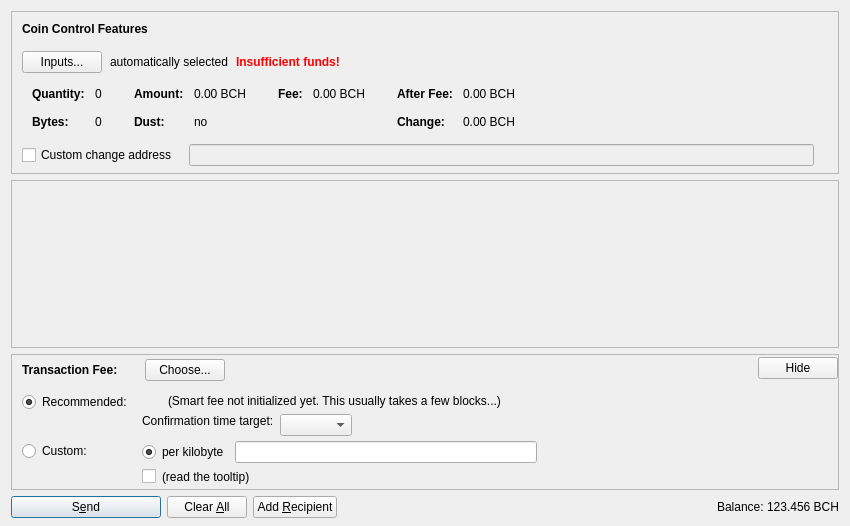
<?xml version="1.0" encoding="UTF-8"?>
<ui version="4.0">
 <class>SendCoinsDialog</class>
 <widget class="QDialog" name="SendCoinsDialog">
  <property name="geometry">
   <rect>
    <x>0</x>
    <y>0</y>
    <width>850</width>
    <height>526</height>
   </rect>
  </property>
  <property name="windowTitle">
   <string>Send Coins</string>
  </property>
  <layout class="QVBoxLayout" name="verticalLayout" stretch="0,1,0,0">
   <property name="bottomMargin">
    <number>8</number>
   </property>
   <item>
    <widget class="QFrame" name="frameCoinControl">
     <property name="sizePolicy">
      <sizepolicy hsizetype="Expanding" vsizetype="Expanding">
       <horstretch>0</horstretch>
       <verstretch>0</verstretch>
      </sizepolicy>
     </property>
     <property name="maximumSize">
      <size>
       <width>16777215</width>
       <height>16777215</height>
      </size>
     </property>
     <property name="frameShape">
      <enum>QFrame::StyledPanel</enum>
     </property>
     <property name="frameShadow">
      <enum>QFrame::Sunken</enum>
     </property>
     <layout class="QVBoxLayout" name="verticalLayoutCoinControl2">
      <property name="spacing">
       <number>0</number>
      </property>
      <property name="leftMargin">
       <number>0</number>
      </property>
      <property name="topMargin">
       <number>0</number>
      </property>
      <property name="rightMargin">
       <number>0</number>
      </property>
      <property name="bottomMargin">
       <number>6</number>
      </property>
      <item>
       <layout class="QVBoxLayout" name="verticalLayoutCoinControl" stretch="0,0,0,0,1">
        <property name="spacing">
         <number>0</number>
        </property>
        <property name="leftMargin">
         <number>10</number>
        </property>
        <property name="topMargin">
         <number>10</number>
        </property>
        <item>
         <layout class="QHBoxLayout" name="horizontalLayoutCoinControl1">
          <property name="bottomMargin">
           <number>15</number>
          </property>
          <item>
           <widget class="QLabel" name="labelCoinControlFeatures">
            <property name="sizePolicy">
             <sizepolicy hsizetype="Preferred" vsizetype="Maximum">
              <horstretch>0</horstretch>
              <verstretch>0</verstretch>
             </sizepolicy>
            </property>
            <property name="font">
             <font>
              <weight>75</weight>
              <bold>true</bold>
             </font>
            </property>
            <property name="styleSheet">
             <string notr="true">font-weight:bold;</string>
            </property>
            <property name="text">
             <string>Coin Control Features</string>
            </property>
           </widget>
          </item>
         </layout>
        </item>
        <item>
         <layout class="QHBoxLayout" name="horizontalLayoutCoinControl2" stretch="0,0,0,0">
          <property name="spacing">
           <number>8</number>
          </property>
          <property name="bottomMargin">
           <number>10</number>
          </property>
          <item>
           <widget class="QPushButton" name="pushButtonCoinControl">
            <property name="styleSheet">
             <string notr="true"/>
            </property>
            <property name="text">
             <string>Inputs...</string>
            </property>
            <property name="autoDefault">
             <bool>false</bool>
            </property>
           </widget>
          </item>
          <item>
           <widget class="QLabel" name="labelCoinControlAutomaticallySelected">
            <property name="text">
             <string>automatically selected</string>
            </property>
            <property name="margin">
             <number>5</number>
            </property>
           </widget>
          </item>
          <item>
           <widget class="QLabel" name="labelCoinControlInsuffFunds">
            <property name="font">
             <font>
              <weight>75</weight>
              <bold>true</bold>
             </font>
            </property>
            <property name="styleSheet">
             <string notr="true">color:red;font-weight:bold;</string>
            </property>
            <property name="text">
             <string>Insufficient funds!</string>
            </property>
            <property name="margin">
             <number>5</number>
            </property>
           </widget>
          </item>
          <item>
           <spacer name="horizontalSpacerCoinControl">
            <property name="orientation">
             <enum>Qt::Horizontal</enum>
            </property>
            <property name="sizeHint" stdset="0">
             <size>
              <width>40</width>
              <height>1</height>
             </size>
            </property>
           </spacer>
          </item>
         </layout>
        </item>
        <item>
         <widget class="QWidget" name="widgetCoinControl" native="true">
          <property name="sizePolicy">
           <sizepolicy hsizetype="Preferred" vsizetype="Preferred">
            <horstretch>0</horstretch>
            <verstretch>0</verstretch>
           </sizepolicy>
          </property>
          <property name="minimumSize">
           <size>
            <width>0</width>
            <height>0</height>
           </size>
          </property>
          <property name="styleSheet">
           <string notr="true"/>
          </property>
          <layout class="QHBoxLayout" name="horizontalLayoutCoinControl5">
           <property name="leftMargin">
            <number>0</number>
           </property>
           <property name="topMargin">
            <number>0</number>
           </property>
           <property name="rightMargin">
            <number>0</number>
           </property>
           <property name="bottomMargin">
            <number>0</number>
           </property>
           <item>
            <layout class="QHBoxLayout" name="horizontalLayoutCoinControl3" stretch="0,0,0,1">
             <property name="spacing">
              <number>20</number>
             </property>
             <property name="topMargin">
              <number>0</number>
             </property>
             <property name="bottomMargin">
              <number>10</number>
             </property>
             <item>
              <layout class="QFormLayout" name="formLayoutCoinControl1">
               <property name="horizontalSpacing">
                <number>10</number>
               </property>
               <property name="verticalSpacing">
                <number>14</number>
               </property>
               <property name="leftMargin">
                <number>10</number>
               </property>
               <property name="topMargin">
                <number>4</number>
               </property>
               <property name="rightMargin">
                <number>6</number>
               </property>
               <item row="0" column="0">
                <widget class="QLabel" name="labelCoinControlQuantityText">
                 <property name="font">
                  <font>
                   <weight>75</weight>
                   <bold>true</bold>
                  </font>
                 </property>
                 <property name="text">
                  <string>Quantity:</string>
                 </property>
                 <property name="margin">
                  <number>0</number>
                 </property>
                </widget>
               </item>
               <item row="0" column="1">
                <widget class="QLabel" name="labelCoinControlQuantity">
                 <property name="cursor">
                  <cursorShape>IBeamCursor</cursorShape>
                 </property>
                 <property name="contextMenuPolicy">
                  <enum>Qt::ActionsContextMenu</enum>
                 </property>
                 <property name="text">
                  <string notr="true">0</string>
                 </property>
                 <property name="margin">
                  <number>0</number>
                 </property>
                 <property name="textInteractionFlags">
                  <set>Qt::LinksAccessibleByMouse|Qt::TextSelectableByKeyboard|Qt::TextSelectableByMouse</set>
                 </property>
                </widget>
               </item>
               <item row="1" column="0">
                <widget class="QLabel" name="labelCoinControlBytesText">
                 <property name="font">
                  <font>
                   <weight>75</weight>
                   <bold>true</bold>
                  </font>
                 </property>
                 <property name="text">
                  <string>Bytes:</string>
                 </property>
                </widget>
               </item>
               <item row="1" column="1">
                <widget class="QLabel" name="labelCoinControlBytes">
                 <property name="cursor">
                  <cursorShape>IBeamCursor</cursorShape>
                 </property>
                 <property name="contextMenuPolicy">
                  <enum>Qt::ActionsContextMenu</enum>
                 </property>
                 <property name="text">
                  <string notr="true">0</string>
                 </property>
                 <property name="textInteractionFlags">
                  <set>Qt::LinksAccessibleByMouse|Qt::TextSelectableByKeyboard|Qt::TextSelectableByMouse</set>
                 </property>
                </widget>
               </item>
              </layout>
             </item>
             <item>
              <layout class="QFormLayout" name="formLayoutCoinControl2">
               <property name="horizontalSpacing">
                <number>10</number>
               </property>
               <property name="verticalSpacing">
                <number>14</number>
               </property>
               <property name="leftMargin">
                <number>6</number>
               </property>
               <property name="topMargin">
                <number>4</number>
               </property>
               <property name="rightMargin">
                <number>6</number>
               </property>
               <item row="0" column="0">
                <widget class="QLabel" name="labelCoinControlAmountText">
                 <property name="font">
                  <font>
                   <weight>75</weight>
                   <bold>true</bold>
                  </font>
                 </property>
                 <property name="text">
                  <string>Amount:</string>
                 </property>
                 <property name="margin">
                  <number>0</number>
                 </property>
                </widget>
               </item>
               <item row="0" column="1">
                <widget class="QLabel" name="labelCoinControlAmount">
                 <property name="cursor">
                  <cursorShape>IBeamCursor</cursorShape>
                 </property>
                 <property name="contextMenuPolicy">
                  <enum>Qt::ActionsContextMenu</enum>
                 </property>
                 <property name="text">
                  <string notr="true">0.00 BCH</string>
                 </property>
                 <property name="textInteractionFlags">
                  <set>Qt::LinksAccessibleByMouse|Qt::TextSelectableByKeyboard|Qt::TextSelectableByMouse</set>
                 </property>
                </widget>
               </item>
               <item row="1" column="0">
                <widget class="QLabel" name="labelCoinControlLowOutputText">
                 <property name="font">
                  <font>
                   <weight>75</weight>
                   <bold>true</bold>
                  </font>
                 </property>
                 <property name="text">
                  <string>Dust:</string>
                 </property>
                </widget>
               </item>
               <item row="1" column="1">
                <widget class="QLabel" name="labelCoinControlLowOutput">
                 <property name="cursor">
                  <cursorShape>IBeamCursor</cursorShape>
                 </property>
                 <property name="contextMenuPolicy">
                  <enum>Qt::ActionsContextMenu</enum>
                 </property>
                 <property name="text">
                  <string notr="true">no</string>
                 </property>
                 <property name="textInteractionFlags">
                  <set>Qt::LinksAccessibleByMouse|Qt::TextSelectableByKeyboard|Qt::TextSelectableByMouse</set>
                 </property>
                </widget>
               </item>
              </layout>
             </item>
             <item>
              <layout class="QFormLayout" name="formLayoutCoinControl3">
               <property name="horizontalSpacing">
                <number>10</number>
               </property>
               <property name="verticalSpacing">
                <number>14</number>
               </property>
               <property name="leftMargin">
                <number>6</number>
               </property>
               <property name="topMargin">
                <number>4</number>
               </property>
               <property name="rightMargin">
                <number>6</number>
               </property>
               <item row="0" column="0">
                <widget class="QLabel" name="labelCoinControlFeeText">
                 <property name="font">
                  <font>
                   <weight>75</weight>
                   <bold>true</bold>
                  </font>
                 </property>
                 <property name="text">
                  <string>Fee:</string>
                 </property>
                 <property name="margin">
                  <number>0</number>
                 </property>
                </widget>
               </item>
               <item row="0" column="1">
                <widget class="QLabel" name="labelCoinControlFee">
                 <property name="cursor">
                  <cursorShape>IBeamCursor</cursorShape>
                 </property>
                 <property name="contextMenuPolicy">
                  <enum>Qt::ActionsContextMenu</enum>
                 </property>
                 <property name="text">
                  <string notr="true">0.00 BCH</string>
                 </property>
                 <property name="textInteractionFlags">
                  <set>Qt::LinksAccessibleByMouse|Qt::TextSelectableByKeyboard|Qt::TextSelectableByMouse</set>
                 </property>
                </widget>
               </item>
              </layout>
             </item>
             <item>
              <layout class="QFormLayout" name="formLayoutCoinControl4">
               <property name="horizontalSpacing">
                <number>10</number>
               </property>
               <property name="verticalSpacing">
                <number>14</number>
               </property>
               <property name="leftMargin">
                <number>6</number>
               </property>
               <property name="topMargin">
                <number>4</number>
               </property>
               <property name="rightMargin">
                <number>6</number>
               </property>
               <item row="0" column="0">
                <widget class="QLabel" name="labelCoinControlAfterFeeText">
                 <property name="font">
                  <font>
                   <weight>75</weight>
                   <bold>true</bold>
                  </font>
                 </property>
                 <property name="text">
                  <string>After Fee:</string>
                 </property>
                 <property name="margin">
                  <number>0</number>
                 </property>
                </widget>
               </item>
               <item row="0" column="1">
                <widget class="QLabel" name="labelCoinControlAfterFee">
                 <property name="cursor">
                  <cursorShape>IBeamCursor</cursorShape>
                 </property>
                 <property name="contextMenuPolicy">
                  <enum>Qt::ActionsContextMenu</enum>
                 </property>
                 <property name="text">
                  <string notr="true">0.00 BCH</string>
                 </property>
                 <property name="textInteractionFlags">
                  <set>Qt::LinksAccessibleByMouse|Qt::TextSelectableByKeyboard|Qt::TextSelectableByMouse</set>
                 </property>
                </widget>
               </item>
               <item row="1" column="0">
                <widget class="QLabel" name="labelCoinControlChangeText">
                 <property name="font">
                  <font>
                   <weight>75</weight>
                   <bold>true</bold>
                  </font>
                 </property>
                 <property name="text">
                  <string>Change:</string>
                 </property>
                </widget>
               </item>
               <item row="1" column="1">
                <widget class="QLabel" name="labelCoinControlChange">
                 <property name="cursor">
                  <cursorShape>IBeamCursor</cursorShape>
                 </property>
                 <property name="contextMenuPolicy">
                  <enum>Qt::ActionsContextMenu</enum>
                 </property>
                 <property name="text">
                  <string notr="true">0.00 BCH</string>
                 </property>
                 <property name="textInteractionFlags">
                  <set>Qt::LinksAccessibleByMouse|Qt::TextSelectableByKeyboard|Qt::TextSelectableByMouse</set>
                 </property>
                </widget>
               </item>
              </layout>
             </item>
            </layout>
           </item>
          </layout>
         </widget>
        </item>
        <item>
         <layout class="QHBoxLayout" name="horizontalLayoutCoinControl4" stretch="0,0,0">
          <property name="spacing">
           <number>12</number>
          </property>
          <property name="sizeConstraint">
           <enum>QLayout::SetDefaultConstraint</enum>
          </property>
          <property name="topMargin">
           <number>5</number>
          </property>
          <property name="rightMargin">
           <number>5</number>
          </property>
          <item>
           <widget class="QCheckBox" name="checkBoxCoinControlChange">
            <property name="toolTip">
             <string>If this is activated, but the change address is empty or invalid, change will be sent to a newly generated address.</string>
            </property>
            <property name="text">
             <string>Custom change address</string>
            </property>
           </widget>
          </item>
          <item>
           <widget class="QValidatedLineEdit" name="lineEditCoinControlChange">
            <property name="enabled">
             <bool>false</bool>
            </property>
            <property name="sizePolicy">
             <sizepolicy hsizetype="Expanding" vsizetype="Fixed">
              <horstretch>0</horstretch>
              <verstretch>0</verstretch>
             </sizepolicy>
            </property>
           </widget>
          </item>
          <item>
           <widget class="QLabel" name="labelCoinControlChangeLabel">
            <property name="sizePolicy">
             <sizepolicy hsizetype="Preferred" vsizetype="Expanding">
              <horstretch>0</horstretch>
              <verstretch>0</verstretch>
             </sizepolicy>
            </property>
            <property name="minimumSize">
             <size>
              <width>0</width>
              <height>0</height>
             </size>
            </property>
            <property name="text">
             <string/>
            </property>
            <property name="margin">
             <number>3</number>
            </property>
           </widget>
          </item>
         </layout>
        </item>
        <item>
         <spacer name="verticalSpacerCoinControl">
          <property name="orientation">
           <enum>Qt::Vertical</enum>
          </property>
          <property name="sizeHint" stdset="0">
           <size>
            <width>800</width>
            <height>1</height>
           </size>
          </property>
         </spacer>
        </item>
       </layout>
      </item>
     </layout>
    </widget>
   </item>
   <item>
    <widget class="QScrollArea" name="scrollArea">
     <property name="widgetResizable">
      <bool>true</bool>
     </property>
     <widget class="QWidget" name="scrollAreaWidgetContents">
      <property name="geometry">
       <rect>
        <x>0</x>
        <y>0</y>
        <width>830</width>
        <height>104</height>
       </rect>
      </property>
      <layout class="QVBoxLayout" name="verticalLayout_2" stretch="0,1">
       <property name="leftMargin">
        <number>0</number>
       </property>
       <property name="topMargin">
        <number>0</number>
       </property>
       <property name="rightMargin">
        <number>0</number>
       </property>
       <property name="bottomMargin">
        <number>0</number>
       </property>
       <item>
        <layout class="QVBoxLayout" name="entries">
         <property name="spacing">
          <number>6</number>
         </property>
        </layout>
       </item>
       <item>
        <spacer name="verticalSpacer">
         <property name="orientation">
          <enum>Qt::Vertical</enum>
         </property>
         <property name="sizeHint" stdset="0">
          <size>
           <width>20</width>
           <height>40</height>
          </size>
         </property>
        </spacer>
       </item>
      </layout>
     </widget>
    </widget>
   </item>
   <item>
    <widget class="QFrame" name="frameFee">
     <property name="sizePolicy">
      <sizepolicy hsizetype="Expanding" vsizetype="Expanding">
       <horstretch>0</horstretch>
       <verstretch>0</verstretch>
      </sizepolicy>
     </property>
     <property name="maximumSize">
      <size>
       <width>16777215</width>
       <height>16777215</height>
      </size>
     </property>
     <property name="frameShape">
      <enum>QFrame::StyledPanel</enum>
     </property>
     <property name="frameShadow">
      <enum>QFrame::Sunken</enum>
     </property>
     <layout class="QVBoxLayout" name="verticalLayoutFee1">
      <property name="spacing">
       <number>0</number>
      </property>
      <property name="leftMargin">
       <number>0</number>
      </property>
      <property name="topMargin">
       <number>0</number>
      </property>
      <property name="rightMargin">
       <number>0</number>
      </property>
      <property name="bottomMargin">
       <number>0</number>
      </property>
      <item>
       <layout class="QVBoxLayout" name="verticalLayoutFee2" stretch="0,0,0">
        <property name="spacing">
         <number>0</number>
        </property>
        <property name="leftMargin">
         <number>10</number>
        </property>
        <property name="topMargin">
         <number>0</number>
        </property>
        <item>
         <layout class="QHBoxLayout" name="horizontalLayoutFee1">
          <property name="bottomMargin">
           <number>0</number>
          </property>
          <item>
           <layout class="QVBoxLayout" name="verticalLayoutFee7">
            <property name="spacing">
             <number>0</number>
            </property>
            <item>
             <spacer name="verticalSpacerSmartFee">
              <property name="orientation">
               <enum>Qt::Vertical</enum>
              </property>
              <property name="sizeType">
               <enum>QSizePolicy::Fixed</enum>
              </property>
              <property name="sizeHint" stdset="0">
               <size>
                <width>1</width>
                <height>4</height>
               </size>
              </property>
             </spacer>
            </item>
            <item>
             <layout class="QHBoxLayout" name="horizontalLayoutSmartFee">
              <property name="spacing">
               <number>10</number>
              </property>
              <item>
               <widget class="QLabel" name="labelFeeHeadline">
                <property name="sizePolicy">
                 <sizepolicy hsizetype="Preferred" vsizetype="Maximum">
                  <horstretch>0</horstretch>
                  <verstretch>0</verstretch>
                 </sizepolicy>
                </property>
                <property name="font">
                 <font>
                  <weight>75</weight>
                  <bold>true</bold>
                 </font>
                </property>
                <property name="styleSheet">
                 <string notr="true">font-weight:bold;</string>
                </property>
                <property name="text">
                 <string>Transaction Fee:</string>
                </property>
               </widget>
              </item>
              <item>
               <widget class="QLabel" name="labelFeeMinimized">
                <property name="text">
                 <string/>
                </property>
               </widget>
              </item>
              <item>
               <widget class="QPushButton" name="buttonChooseFee">
                <property name="text">
                 <string>Choose...</string>
                </property>
               </widget>
              </item>
             </layout>
            </item>
            <item>
             <spacer name="verticalSpacer_5">
              <property name="orientation">
               <enum>Qt::Vertical</enum>
              </property>
              <property name="sizeHint" stdset="0">
               <size>
                <width>1</width>
                <height>1</height>
               </size>
              </property>
             </spacer>
            </item>
           </layout>
          </item>
          <item>
           <spacer name="horizontalSpacer_4">
            <property name="orientation">
             <enum>Qt::Horizontal</enum>
            </property>
            <property name="sizeHint" stdset="0">
             <size>
              <width>40</width>
              <height>20</height>
             </size>
            </property>
           </spacer>
          </item>
          <item>
           <widget class="QPushButton" name="buttonMinimizeFee">
            <property name="toolTip">
             <string>collapse fee-settings</string>
            </property>
            <property name="text">
             <string>Hide</string>
            </property>
           </widget>
          </item>
         </layout>
        </item>
        <item>
         <widget class="QFrame" name="frameFeeSelection">
          <layout class="QVBoxLayout" name="verticalLayoutFee12">
           <property name="spacing">
            <number>0</number>
           </property>
           <property name="leftMargin">
            <number>0</number>
           </property>
           <property name="topMargin">
            <number>0</number>
           </property>
           <property name="rightMargin">
            <number>0</number>
           </property>
           <property name="bottomMargin">
            <number>0</number>
           </property>
           <item>
            <layout class="QGridLayout" name="gridLayoutFee">
             <property name="topMargin">
              <number>10</number>
             </property>
             <property name="bottomMargin">
              <number>4</number>
             </property>
             <property name="horizontalSpacing">
              <number>10</number>
             </property>
             <property name="verticalSpacing">
              <number>4</number>
             </property>
             <item row="1" column="1">
              <layout class="QVBoxLayout" name="verticalLayoutFee8">
               <property name="spacing">
                <number>6</number>
               </property>
               <item>
                <layout class="QHBoxLayout" name="horizontalLayoutFee13">
                 <item>
                  <widget class="QRadioButton" name="radioCustomPerKilobyte">
                   <property name="toolTip">
                    <string>If the custom fee is set to 1000 satoshis and the transaction is only 250 bytes, then &quot;per kilobyte&quot; only pays 250 satoshis in fee, while &quot;total at least&quot; pays 1000 satoshis. For transactions bigger than a kilobyte both pay by kilobyte.</string>
                   </property>
                   <property name="text">
                    <string>per kilobyte</string>
                   </property>
                   <property name="checked">
                    <bool>true</bool>
                   </property>
                   <attribute name="buttonGroup">
                    <string notr="true">groupCustomFee</string>
                   </attribute>
                  </widget>
                 </item>
                 <item>
                  <widget class="BitcoinAmountField" name="customFee"/>
                 </item>
                 <item>
                  <spacer name="horizontalSpacer_6">
                   <property name="orientation">
                    <enum>Qt::Horizontal</enum>
                   </property>
                   <property name="sizeHint" stdset="0">
                    <size>
                     <width>1</width>
                     <height>1</height>
                    </size>
                   </property>
                  </spacer>
                 </item>
                </layout>
               </item>
               <item>
                <layout class="QHBoxLayout" name="horizontalLayoutFee8">
                 <item>
                  <widget class="QCheckBox" name="checkBoxMinimumFee">
                   <property name="toolTip">
                    <string>Paying only the minimum fee is just fine as long as there is less transaction volume than space in the blocks. But be aware that this can end up in a never confirming transaction once there is more demand for bitcoin transactions than the network can process.</string>
                   </property>
                   <property name="text">
                    <string/>
                   </property>
                  </widget>
                 </item>
                 <item>
                  <widget class="QLabel" name="labelMinFeeWarning">
                   <property name="enabled">
                    <bool>true</bool>
                   </property>
                   <property name="toolTip">
                    <string>Paying only the minimum fee is just fine as long as there is less transaction volume than space in the blocks. But be aware that this can end up in a never confirming transaction once there is more demand for bitcoin transactions than the network can process.</string>
                   </property>
                   <property name="text">
                    <string>(read the tooltip)</string>
                   </property>
                   <property name="margin">
                    <number>5</number>
                   </property>
                  </widget>
                 </item>
                 <item>
                  <spacer name="horizontalSpacer_2">
                   <property name="orientation">
                    <enum>Qt::Horizontal</enum>
                   </property>
                   <property name="sizeHint" stdset="0">
                    <size>
                     <width>1</width>
                     <height>1</height>
                    </size>
                   </property>
                  </spacer>
                 </item>
                </layout>
               </item>
              </layout>
             </item>
             <item row="0" column="0">
              <layout class="QVBoxLayout" name="verticalLayoutFee4" stretch="0,1">
               <item>
                <widget class="QRadioButton" name="radioSmartFee">
                 <property name="text">
                  <string>Recommended:</string>
                 </property>
                 <property name="checked">
                  <bool>true</bool>
                 </property>
                 <attribute name="buttonGroup">
                  <string notr="true">groupFee</string>
                 </attribute>
                </widget>
               </item>
               <item>
                <spacer name="verticalSpacer_2">
                 <property name="orientation">
                  <enum>Qt::Vertical</enum>
                 </property>
                 <property name="sizeHint" stdset="0">
                  <size>
                   <width>1</width>
                   <height>1</height>
                  </size>
                 </property>
                </spacer>
               </item>
              </layout>
             </item>
             <item row="1" column="0">
              <layout class="QVBoxLayout" name="verticalLayoutFee9" stretch="0,1">
               <item>
                <widget class="QRadioButton" name="radioCustomFee">
                 <property name="text">
                  <string>Custom:</string>
                 </property>
                 <attribute name="buttonGroup">
                  <string notr="true">groupFee</string>
                 </attribute>
                </widget>
               </item>
               <item>
                <spacer name="verticalSpacer_6">
                 <property name="orientation">
                  <enum>Qt::Vertical</enum>
                 </property>
                 <property name="sizeHint" stdset="0">
                  <size>
                   <width>1</width>
                   <height>1</height>
                  </size>
                 </property>
                </spacer>
               </item>
              </layout>
             </item>
             <item row="0" column="1">
              <layout class="QVBoxLayout" name="verticalLayoutFee3" stretch="0,0,1">
               <property name="spacing">
                <number>6</number>
               </property>
               <property name="topMargin">
                <number>2</number>
               </property>
               <item>
                <layout class="QHBoxLayout" name="horizontalLayoutFee12">
                 <item>
                  <widget class="QLabel" name="labelSmartFee">
                   <property name="text">
                    <string/>
                   </property>
                   <property name="margin">
                    <number>2</number>
                   </property>
                  </widget>
                 </item>
                 <item>
                  <widget class="QLabel" name="labelFeeEstimation">
                   <property name="text">
                    <string/>
                   </property>
                  </widget>
                 </item>
                 <item>
                  <widget class="QLabel" name="labelSmartFee2">
                   <property name="text">
                    <string>(Smart fee not initialized yet. This usually takes a few blocks...)</string>
                   </property>
                   <property name="margin">
                    <number>2</number>
                   </property>
                  </widget>
                 </item>
                 <item>
                  <spacer name="horizontalSpacer_5">
                   <property name="orientation">
                    <enum>Qt::Horizontal</enum>
                   </property>
                   <property name="sizeHint" stdset="0">
                    <size>
                     <width>1</width>
                     <height>1</height>
                    </size>
                   </property>
                  </spacer>
                 </item>
                </layout>
               </item>
               <item>
                <layout class="QHBoxLayout" name="horizontalLayoutFee9">
                 <item>
                  <layout class="QVBoxLayout" name="verticalLayoutFee6">
                   <item>
                    <widget class="QLabel" name="labelSmartFee3">
                     <property name="text">
                      <string>Confirmation time target:</string>
                     </property>
                     <property name="margin">
                      <number>2</number>
                     </property>
                    </widget>
                   </item>
                   <item>
                    <spacer name="verticalSpacer_3">
                     <property name="orientation">
                      <enum>Qt::Vertical</enum>
                     </property>
                     <property name="sizeHint" stdset="0">
                      <size>
                       <width>1</width>
                       <height>1</height>
                      </size>
                     </property>
                    </spacer>
                   </item>
                  </layout>
                 </item>
                 <item>
                  <layout class="QVBoxLayout" name="verticalLayoutFee5">
                   <property name="rightMargin">
                    <number>30</number>
                   </property>
                   <item>
                    <layout class="QHBoxLayout" name="horizontalLayoutConfTarget">
                     <property name="bottomMargin">
                      <number>0</number>
                     </property>
                     <item>
                      <widget class="QComboBox" name="confTargetSelector"/>
                     </item>
                     <item>
                      <spacer name="horizontalSpacerConfTarget">
                       <property name="orientation">
                        <enum>Qt::Horizontal</enum>
                       </property>
                       <property name="sizeHint" stdset="0">
                        <size>
                         <width>40</width>
                         <height>20</height>
                        </size>
                       </property>
                      </spacer>
                     </item>
                    </layout>
                   </item>
                  </layout>
                 </item>
                </layout>
               </item>
               <item>
                <spacer name="verticalSpacer_4">
                 <property name="orientation">
                  <enum>Qt::Vertical</enum>
                 </property>
                 <property name="sizeHint" stdset="0">
                  <size>
                   <width>1</width>
                   <height>1</height>
                  </size>
                 </property>
                </spacer>
               </item>
              </layout>
             </item>
            </layout>
           </item>
          </layout>
         </widget>
        </item>
        <item>
         <spacer name="verticalSpacerFee">
          <property name="orientation">
           <enum>Qt::Vertical</enum>
          </property>
          <property name="sizeHint" stdset="0">
           <size>
            <width>800</width>
            <height>1</height>
           </size>
          </property>
         </spacer>
        </item>
       </layout>
      </item>
     </layout>
    </widget>
   </item>
   <item>
    <layout class="QHBoxLayout" name="horizontalLayout">
     <item>
      <widget class="QPushButton" name="sendButton">
       <property name="minimumSize">
        <size>
         <width>150</width>
         <height>0</height>
        </size>
       </property>
       <property name="toolTip">
        <string>Confirm the send action</string>
       </property>
       <property name="text">
        <string>S&amp;end</string>
       </property>
       <property name="icon">
        <iconset resource="../bitcoin.qrc">
         <normaloff>:/icons/send</normaloff>:/icons/send</iconset>
       </property>
       <property name="autoDefault">
        <bool>false</bool>
       </property>
       <property name="default">
        <bool>true</bool>
       </property>
      </widget>
     </item>
     <item>
      <widget class="QPushButton" name="clearButton">
       <property name="sizePolicy">
        <sizepolicy hsizetype="Minimum" vsizetype="Fixed">
         <horstretch>0</horstretch>
         <verstretch>0</verstretch>
        </sizepolicy>
       </property>
       <property name="toolTip">
        <string>Clear all fields of the form.</string>
       </property>
       <property name="text">
        <string>Clear &amp;All</string>
       </property>
       <property name="icon">
        <iconset resource="../bitcoin.qrc">
         <normaloff>:/icons/remove</normaloff>:/icons/remove</iconset>
       </property>
       <property name="autoDefault">
        <bool>false</bool>
       </property>
      </widget>
     </item>
     <item>
      <widget class="QPushButton" name="addButton">
       <property name="toolTip">
        <string>Send to multiple recipients at once</string>
       </property>
       <property name="text">
        <string>Add &amp;Recipient</string>
       </property>
       <property name="icon">
        <iconset resource="../bitcoin.qrc">
         <normaloff>:/icons/add</normaloff>:/icons/add</iconset>
       </property>
       <property name="autoDefault">
        <bool>false</bool>
       </property>
      </widget>
     </item>
     <item>
      <spacer name="horizontalSpacer">
       <property name="orientation">
        <enum>Qt::Horizontal</enum>
       </property>
       <property name="sizeHint" stdset="0">
        <size>
         <width>40</width>
         <height>20</height>
        </size>
       </property>
      </spacer>
     </item>
     <item>
      <layout class="QHBoxLayout" name="horizontalLayout_2">
       <property name="spacing">
        <number>3</number>
       </property>
       <item>
        <widget class="QLabel" name="label">
         <property name="sizePolicy">
          <sizepolicy hsizetype="Preferred" vsizetype="Fixed">
           <horstretch>0</horstretch>
           <verstretch>0</verstretch>
          </sizepolicy>
         </property>
         <property name="text">
          <string>Balance:</string>
         </property>
        </widget>
       </item>
       <item>
        <widget class="QLabel" name="labelBalance">
         <property name="sizePolicy">
          <sizepolicy hsizetype="Preferred" vsizetype="Fixed">
           <horstretch>0</horstretch>
           <verstretch>0</verstretch>
          </sizepolicy>
         </property>
         <property name="cursor">
          <cursorShape>IBeamCursor</cursorShape>
         </property>
         <property name="text">
          <string notr="true">123.456 BCH</string>
         </property>
         <property name="textInteractionFlags">
          <set>Qt::LinksAccessibleByMouse|Qt::TextSelectableByKeyboard|Qt::TextSelectableByMouse</set>
         </property>
        </widget>
       </item>
      </layout>
     </item>
    </layout>
   </item>
  </layout>
 </widget>
 <customwidgets>
  <customwidget>
   <class>QValidatedLineEdit</class>
   <extends>QLineEdit</extends>
   <header>qvalidatedlineedit.h</header>
  </customwidget>
  <customwidget>
   <class>BitcoinAmountField</class>
   <extends>QLineEdit</extends>
   <header>bitcoinamountfield.h</header>
   <container>1</container>
  </customwidget>
 </customwidgets>
 <resources>
  <include location="../bitcoin.qrc"/>
 </resources>
 <connections/>
 <buttongroups>
  <buttongroup name="groupFee"/>
  <buttongroup name="groupCustomFee"/>
 </buttongroups>
</ui>
